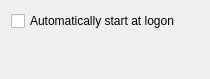
<?xml version="1.0" encoding="UTF-8"?>
<ui version="4.0">
 <class>CommonPage</class>
 <widget class="QWidget" name="CommonPage">
  <property name="geometry">
   <rect>
    <x>0</x>
    <y>0</y>
    <width>210</width>
    <height>79</height>
   </rect>
  </property>
  <property name="windowTitle">
   <string>General</string>
  </property>
  <layout class="QVBoxLayout" name="verticalLayout">
   <item>
    <widget class="QCheckBox" name="kcfg_Autostart">
     <property name="text">
      <string>Automatically start at logon</string>
     </property>
    </widget>
   </item>
   <item>
    <spacer name="verticalSpacer">
     <property name="orientation">
      <enum>Qt::Vertical</enum>
     </property>
     <property name="sizeHint" stdset="0">
      <size>
       <width>20</width>
       <height>40</height>
      </size>
     </property>
    </spacer>
   </item>
  </layout>
 </widget>
 <resources/>
 <connections/>
</ui>
